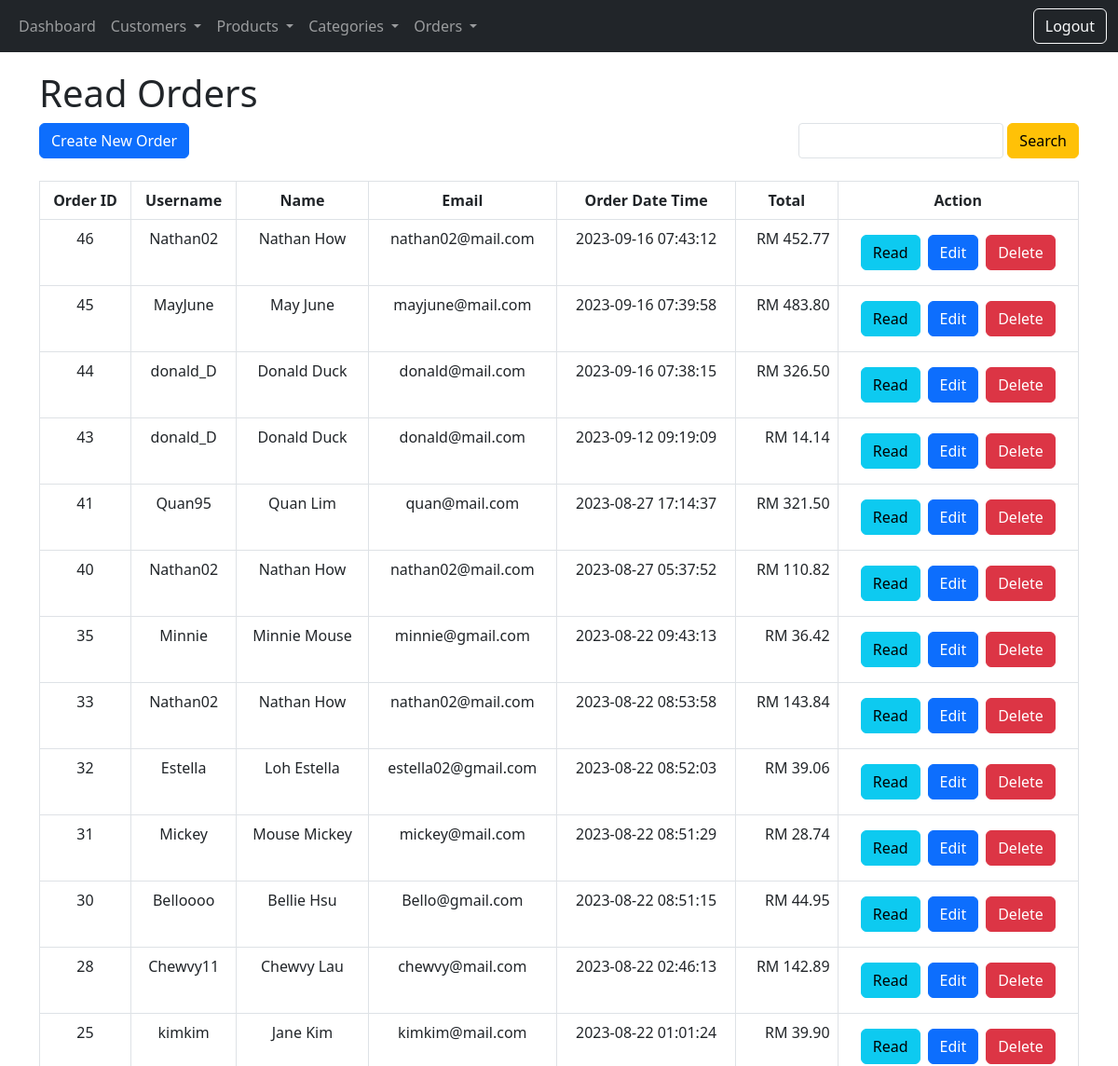
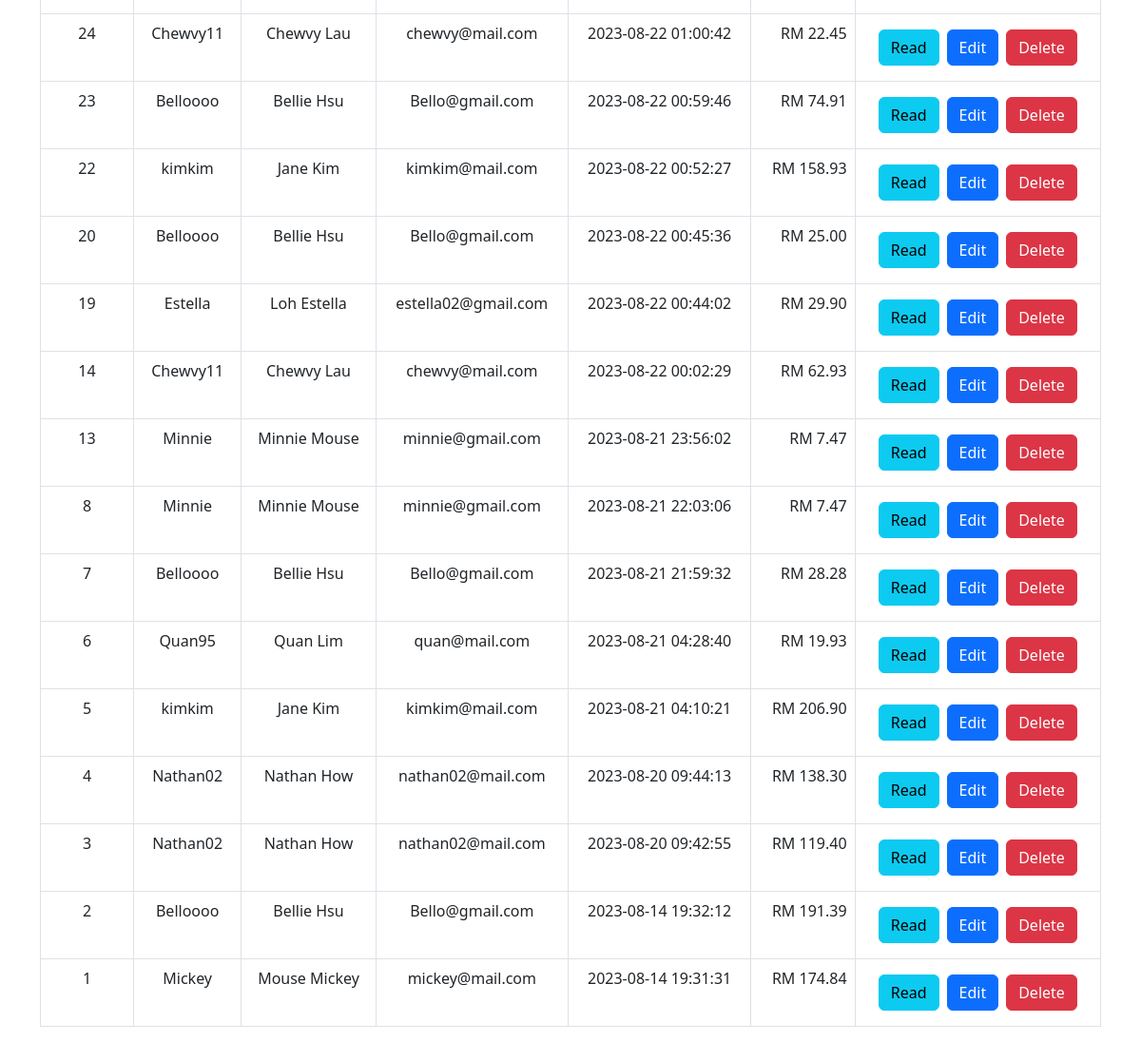
/order_read.php (signed in), run on the app's committed database (2 pictures, top to bottom).
### tables this page shows
CREATE TABLE IF NOT EXISTS `order_summary` (
  `order_id` int NOT NULL AUTO_INCREMENT,
  `username` varchar(30) NOT NULL,
  `order_date_time` datetime NOT NULL,
  PRIMARY KEY (`order_id`)
);

CREATE TABLE IF NOT EXISTS `order_details` (
  `order_detail_id` int NOT NULL AUTO_INCREMENT,
  `order_id` int NOT NULL,
  `product_id` int NOT NULL,
  `quantity` int NOT NULL,
  PRIMARY KEY (`order_detail_id`),
  KEY `order_id` (`order_id`),
  KEY `product_id` (`product_id`)
);

CREATE TABLE IF NOT EXISTS `customers` (
  `username` varchar(30) NOT NULL,
  `email` varchar(30) NOT NULL,
  `password` varchar(255) NOT NULL,
  `first_name` varchar(50) NOT NULL,
  `last_name` varchar(50) NOT NULL,
  `gender` enum('Male','Female') NOT NULL,
  `date_of_birth` date NOT NULL,
  `registration_date_and_time` datetime NOT NULL,
  `account_status` enum('Active','Inactive','Pending') NOT NULL,
  `image` varchar(255) DEFAULT NULL,
  PRIMARY KEY (`username`),
  UNIQUE KEY `email` (`email`)
);

### order_read.php (the view, shortened to what this page needs)
<!DOCTYPE HTML>
<html>
<head>
    <link href="https://cdn.jsdelivr.net/npm/bootstrap@5.3.0/dist/css/bootstrap.min.css" rel="stylesheet">
</head>
<body>
    <?php
    include 'navigation.php';
    ?>
    <div class="container">
        <div class="page-header">
            <h1>Read Orders</h1>
        </div>
        <div class="d-flex justify-content-between mb-4">
            <a href="order_create.php" class="btn btn-primary m-b-1em">Create New Order</a>
            <form action="<?php echo htmlspecialchars($_SERVER["PHP_SELF"]); ?>" method="get" class="d-flex">
                <input type="search" id="search" name="search" class="form-control form-control-sm me-1 searchField" />
                <input type="submit" value="Search" class="btn btn-warning" />
            </form>
        </div>
        <?php
        include 'config/database.php';
        $query = "SELECT os.order_id, os.username, c.first_name, c.last_name, os.order_date_time, c.email
        FROM order_summary os
        INNER JOIN customers c ON os.username = c.username
        GROUP BY os.order_id
        ORDER BY os.order_id DESC";
        $stmt = $con->prepare($query);
        $stmt->execute();
        $num = $stmt->rowCount();
        if ($num > 0) {
            echo '<div class="table-responsive">';
            echo "<table class='table table-hover table-bordered'>";
            echo "<tr class='text-center'>";
            echo "<th>Order ID</th>";
            echo "<th>Username</th>";
            echo "<th>Name</th>";
            echo "<th>Email</th>";
            echo "<th>Order Date Time</th>";
            echo "<th>Total</th>";
            echo "<th>Action</th>";
            echo "</tr>";
            while ($row = $stmt->fetch(PDO::FETCH_ASSOC)) {
                extract($row);
                $price_query = "SELECT od.order_id, od.product_id, od.quantity, p.price, p.promotion_price
                    FROM order_details od
                    INNER JOIN products p ON od.product_id = p.id
                    WHERE od.order_id = :order_id";
                $price_stmt = $con->prepare($price_query);
                $price_stmt->bindParam(':order_id', $order_id);
                $price_stmt->execute();
                $total = 0;
                while ($price_row = $price_stmt->fetch(PDO::FETCH_ASSOC)) {
                    extract($price_row);
                    $price_select = $promotion_price > 0 ? $promotion_price * $quantity : $price * $quantity;
                    $total += $price_select;
                }
                echo "<tr class='text-center'>";
                echo "<td>{$order_id}</td>";
                echo "<td>{$username}</td>";
                echo "<td>$first_name $last_name</td>";
                echo "<td>$email</td>";
                echo "<td>{$order_date_time}</td>";
                echo "<td class='text-end'>RM " . number_format($total, 2) . "</td>";
                echo "<td>";
                echo "<a href='order_read_details.php?order_id={$order_id}' class='btn btn-info' style='margin-right: 0.5em;'>Read</a>";
                echo "<a href='order_update.php?order_id={$order_id}' class='btn btn-primary' style='margin-right: 0.5em; margin-top: 0.5em; margin-bottom:0.5em;'>Edit</a>";
                echo "<a href='#' onclick='delete_order({$order_id});' class='btn btn-danger'>Delete</a>";
                echo "</td>";
                echo "</tr>";
            }
            echo "</table>";
        } else {
            echo "<div class='alert alert-danger'>No records found.</div>";
        }
        ?>
</body>
</html>

### data on the page
order_summary: order_details.order_id "46", username "Nathan02", customers.first_name "Nathan", customers.last_name "How", customers.email "nathan02@mail.com", order_date_time "2023-09-16 07:43:12", total "452.77"
order_summary: order_details.order_id "45", username "MayJune", customers.first_name "May", customers.last_name "June", customers.email "mayjune@mail.com", order_date_time "2023-09-16 07:39:58", total "483.80"
order_summary: order_details.order_id "44", username "donald_D", customers.first_name "Donald", customers.last_name "Duck", customers.email "donald@mail.com", order_date_time "2023-09-16 07:38:15", total "326.50"
order_summary: order_details.order_id "43", username "donald_D", customers.first_name "Donald", customers.last_name "Duck", customers.email "donald@mail.com", order_date_time "2023-09-12 09:19:09", total "14.14"
order_summary: order_details.order_id "41", username "Quan95", customers.first_name "Quan", customers.last_name "Lim", customers.email "quan@mail.com", order_date_time "2023-08-27 17:14:37", total "321.50"
order_summary: order_details.order_id "40", username "Nathan02", customers.first_name "Nathan", customers.last_name "How", customers.email "nathan02@mail.com", order_date_time "2023-08-27 05:37:52", total "110.82"
order_summary: order_details.order_id "35", username "Minnie", customers.first_name "Minnie", customers.last_name "Mouse", customers.email "minnie@gmail.com", order_date_time "2023-08-22 09:43:13", total "36.42"
order_summary: order_details.order_id "33", username "Nathan02", customers.first_name "Nathan", customers.last_name "How", customers.email "nathan02@mail.com", order_date_time "2023-08-22 08:53:58", total "143.84"
order_summary: order_details.order_id "32", username "Estella", customers.first_name "Loh", customers.last_name "Estella", customers.email "estella02@gmail.com", order_date_time "2023-08-22 08:52:03", total "39.06"
order_summary: order_details.order_id "31", username "Mickey", customers.first_name "Mouse", customers.last_name "Mickey", customers.email "mickey@mail.com", order_date_time "2023-08-22 08:51:29", total "28.74"
order_summary: order_details.order_id "30", username "Belloooo", customers.first_name "Bellie", customers.last_name "Hsu", customers.email "Bello@gmail.com", order_date_time "2023-08-22 08:51:15", total "44.95"
order_summary: order_details.order_id "28", username "Chewvy11", customers.first_name "Chewvy", customers.last_name "Lau", customers.email "chewvy@mail.com", order_date_time "2023-08-22 02:46:13", total "142.89"
order_summary: order_details.order_id "25", username "kimkim", customers.first_name "Jane", customers.last_name "Kim", customers.email "kimkim@mail.com", order_date_time "2023-08-22 01:01:24", total "39.90"
order_summary: order_details.order_id "24", username "Chewvy11", customers.first_name "Chewvy", customers.last_name "Lau", customers.email "chewvy@mail.com", order_date_time "2023-08-22 01:00:42", total "22.45"
order_summary: order_details.order_id "23", username "Belloooo", customers.first_name "Bellie", customers.last_name "Hsu", customers.email "Bello@gmail.com", order_date_time "2023-08-22 00:59:46", total "74.91"
order_summary: order_details.order_id "22", username "kimkim", customers.first_name "Jane", customers.last_name "Kim", customers.email "kimkim@mail.com", order_date_time "2023-08-22 00:52:27", total "158.93"
order_summary: order_details.order_id "20", username "Belloooo", customers.first_name "Bellie", customers.last_name "Hsu", customers.email "Bello@gmail.com", order_date_time "2023-08-22 00:45:36", total "25.00"
order_summary: order_details.order_id "19", username "Estella", customers.first_name "Loh", customers.last_name "Estella", customers.email "estella02@gmail.com", order_date_time "2023-08-22 00:44:02", total "29.90"
order_summary: order_details.order_id "14", username "Chewvy11", customers.first_name "Chewvy", customers.last_name "Lau", customers.email "chewvy@mail.com", order_date_time "2023-08-22 00:02:29", total "62.93"
order_summary: order_details.order_id "13", username "Minnie", customers.first_name "Minnie", customers.last_name "Mouse", customers.email "minnie@gmail.com", order_date_time "2023-08-21 23:56:02", total "7.47"
order_summary: order_details.order_id "8", username "Minnie", customers.first_name "Minnie", customers.last_name "Mouse", customers.email "minnie@gmail.com", order_date_time "2023-08-21 22:03:06", total "7.47"
order_summary: order_details.order_id "7", username "Belloooo", customers.first_name "Bellie", customers.last_name "Hsu", customers.email "Bello@gmail.com", order_date_time "2023-08-21 21:59:32", total "28.28"
order_summary: order_details.order_id "6", username "Quan95", customers.first_name "Quan", customers.last_name "Lim", customers.email "quan@mail.com", order_date_time "2023-08-21 04:28:40", total "19.93"
order_summary: order_details.order_id "5", username "kimkim", customers.first_name "Jane", customers.last_name "Kim", customers.email "kimkim@mail.com", order_date_time "2023-08-21 04:10:21", total "206.90"
order_summary: order_details.order_id "4", username "Nathan02", customers.first_name "Nathan", customers.last_name "How", customers.email "nathan02@mail.com", order_date_time "2023-08-20 09:44:13", total "138.30"
order_summary: order_details.order_id "3", username "Nathan02", customers.first_name "Nathan", customers.last_name "How", customers.email "nathan02@mail.com", order_date_time "2023-08-20 09:42:55", total "119.40"
order_summary: order_details.order_id "2", username "Belloooo", customers.first_name "Bellie", customers.last_name "Hsu", customers.email "Bello@gmail.com", order_date_time "2023-08-14 19:32:12", total "191.39"
order_summary: order_details.order_id "1", username "Mickey", customers.first_name "Mouse", customers.last_name "Mickey", customers.email "mickey@mail.com", order_date_time "2023-08-14 19:31:31", total "174.84"
